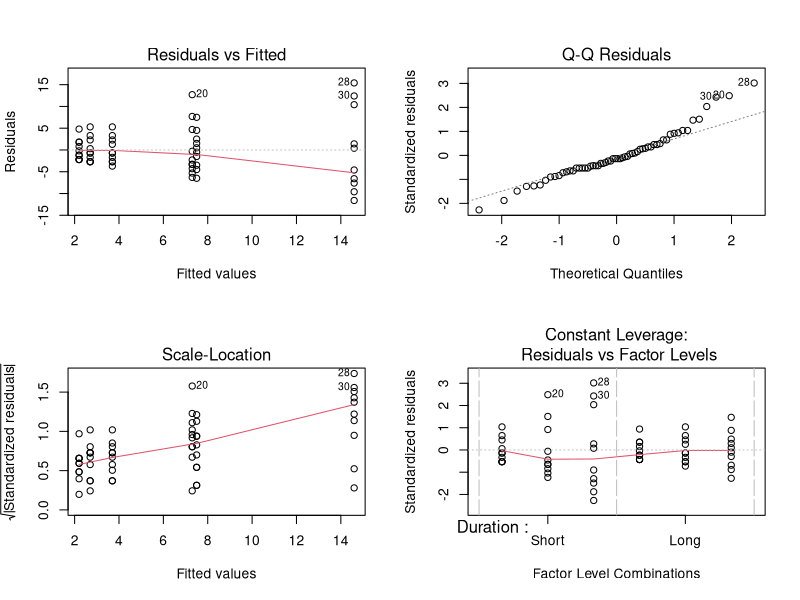

Reproduce this figure in R. (Note: this script raises an error after producing the figure.)
library(dplyr)
library(MASS)
library(multcomp)

days <- c(
  0, 2, 1, 3, 0, 2, 0, 5, 6, 8, 2, 4, 7, 12, 15, 4, 3, 1, 5, 20, 15, 10, 8, 5, 25, 16, 7, 30, 3, 27, 0, 1, 1, 0, 4, 2, 7, 4, 0, 3, 5, 3, 2, 0, 1, 1, 3, 6, 7, 9, 10, 8, 12, 3, 7, 15, 4, 9, 6, 1
)

duration <- c(rep(1, 30), rep(2, 30)) 
weight   <- rep(c(rep(1, 10), rep(2, 10), rep(3, 10)), 2)

# Combine into a data frame
KidneyFailure <- data.frame(
  Days = days,
  Duration = factor(duration, labels = c("Short", "Long")),
  WeightGain = factor(weight, labels = c("Slight", "Moderate", "Substantial"))
)

# Checking cell balance
table(KidneyFailure$Duration, KidneyFailure$WeightGain) 
# 10 in every cell --> balanced

summary.stats <- KidneyFailure %>%
  group_by(Duration, WeightGain) %>%
  summarise(
    Mean = mean(Days),
    Var = var(Days),
    SD = sd(Days)
  )

print(summary.stats)
#SD for short/slight = 2.7, for short/substantial = 9.7 --> red flag for heteroscedasticity

# MODEL AND ASSUMPTIONS

model.full <- lm(Days ~ Duration * WeightGain, data = KidneyFailure)
model.full

par(mfrow = c(2, 2))
plot(model.full) 
par(mfrow = c(1, 1))
#Residuals plot shows funnel shape (bigger spread in residuals for higher values)

shapiro.test(residuals(model.full))
#significant --> abnormal distrubition of residuals

# TRANSFORMATIONS

#box cox to find best transform
#use days + 1 since log(0) won't work
model.plus.1 <- lm(Days + 1 ~ Duration * WeightGain, data = KidneyFailure)
bc <- boxcox(model.plus.1, lambda = seq(-2, 2, 0.1))

# Find best Lambda
lambda.max <- max(bc$y)
best.lambda <- bc$x[bc$y == lambda.max]
print(best.lambda)

# Since lambda approaches 0 we use log-transformation
KidneyFailure$Days.Log <- log(KidneyFailure$Days + 1)

# TRANSFORMED MODEL

fit.full <- aov(Days.Log ~ Duration * WeightGain, data = KidneyFailure)

par(mfrow = c(2, 2))
plot(fit.full) 
par(mfrow = c(1, 1))

shapiro.test(residuals(fit.full))
#transformation seems to have fixed homoscedastisticy

summary(fit.full)
# interaction is not significant --> leave it out of model

fit.main <- aov(Days.Log ~ Duration + WeightGain, data = KidneyFailure)
summary(fit.main)

# POST HOC ANALYSIS (Weight gain)

#Tukey for WeightGain
tukey.weight <- glht(fit.main, linfct = mcp(WeightGain = "Tukey"))
tukey.ci <- confint(tukey.weight)
summary(tukey.weight)
plot(tukey.weight)

#back transofrmation for Weight Gain
weightgain.bt <- data.frame(
  Comparison = rownames(tukey.ci$confint),
  Log.Diff   = tukey.ci$confint[, "Estimate"],
  Log.Lwr    = tukey.ci$confint[, "lwr"],
  Log.Upr    = tukey.ci$confint[, "upr"]
)

# the ratio is e^(log_diff)
weightgain.bt$Ratio <- exp(weightgain.bt$Log.Diff)
weightgain.bt$Ratio.Lwr <- exp(weightgain.bt$Log.Lwr)
weightgain.bt$Ratio.Upr <- exp(weightgain.bt$Log.Upr)

# Percentage change (Formula: (Ratio - 1) * 100)
weightgain.bt$Pct.Change <- (weightgain.bt$Ratio - 1) * 100
weightgain.bt$Pct.Lwr    <- (weightgain.bt$Ratio.Lwr - 1) * 100
weightgain.bt$Pct.Upr    <- (weightgain.bt$Ratio.Upr - 1) * 100

weightgain.bt <- weightgain.bt %>%
  dplyr::select(Comparison, Ratio, Pct.Change, Pct.Lwr, Pct.Upr) %>%
  mutate(across(where(is.numeric), round, 1))

print(weightgain.bt)

#patients with a substantial weight gain have a significanly higher stay.
#3.7x times higher compared to slight weight (267%)
#moderate --> sligt 1.9 (88%)
#substantial --> moderate 2.0 (95%)

# ANALYSIS OF DURATION

#Duration has only two groups, so we already know that the effect is longer stay --> shorter hospitalization

#confidence intervals
ci.log <- confint(fit.main, parm="DurationLong", level = .95)

#coefficient
coef.log <- coef(fit.main)["DurationLong"]
#Back transformation for Duration
duration.bt <- data.frame(
  Comparison = "Long - Short" ,
  Ratio      = exp(coef(fit.main)["DurationLong"]),
  Pct.Change = (exp(coef.log) - 1) * 100,
  Pct.Lwr    = (exp(ci.log[1])-1) * 100 ,
  Pct.Upr    = (exp(ci.log[2])-1) * 100
)

duration.bt <- duration.bt %>%
  dplyr::select(Comparison, Ratio, Pct.Change, Pct.Lwr, Pct.Upr) %>%
  mutate(across(where(is.numeric), round, 1))

print(duration.bt)
#patients with a longer treatment had a 32,6% shorter stay in the hospital

# 7. Visualization & Conclusion

interaction.plot(x.factor = KidneyFailure$WeightGain, 
                 trace.factor = KidneyFailure$Duration, 
                 response = KidneyFailure$Days.Log, 
                 fun = mean, 
                 type = "b", 
                 legend = TRUE, 
                 ylab = "Mean Log(Days + 1)", 
                 xlab = "Weight Gain",
                 pch = c(1, 19),
                 col = c("black", "red"))

#Weight gain between treatment has a very strong impact on days in the hospital. 
#The extremer the weight gain, leads to longer hospital stays
#The time of dialysis impacts hospitalization, regardless of weight gain. 
#No interaction effect --> effects are additive
#Have to keep in mind log-transformation, the difference in *actual* amount of days between
#weight gain classes, but also withing for example substantial weight gain between
#short and long treatment within substantial weight gain is huge
